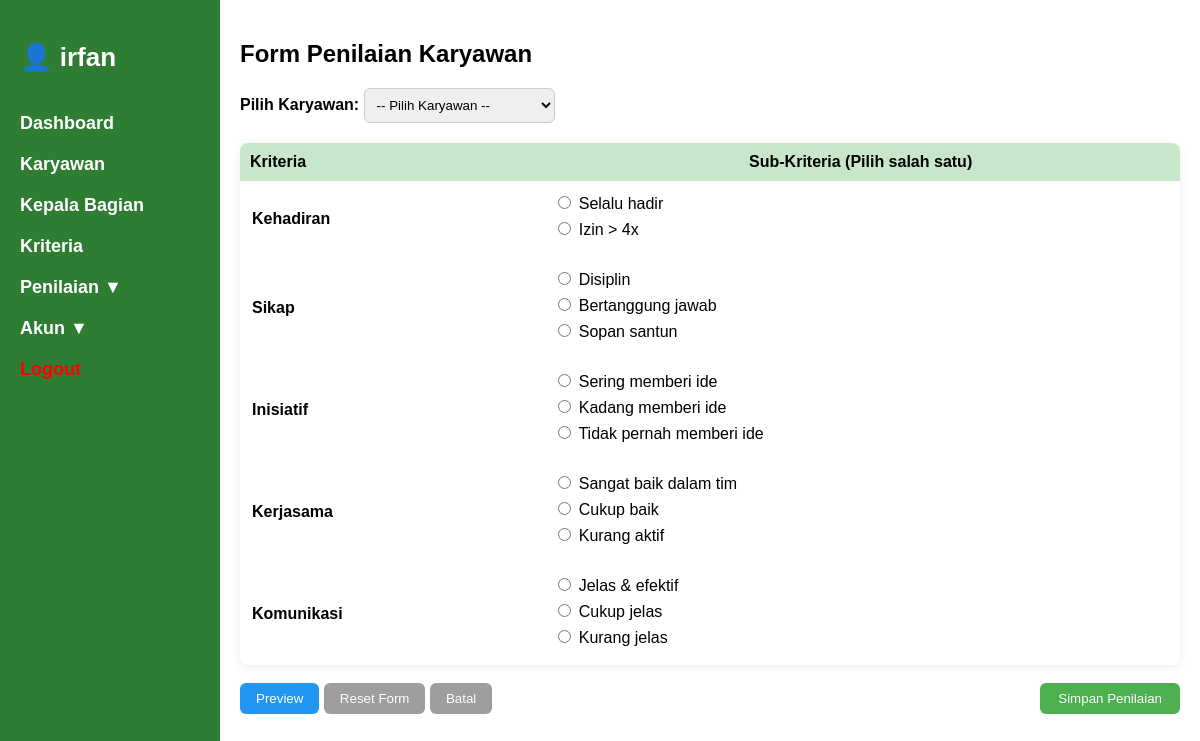
The page /index.php?page=admin/penilaian.php (signed in) on the database its author committed.
### tables this page shows
CREATE TABLE `sub_kriteria` (
  `id` int(11) NOT NULL,
  `kode` varchar(10) DEFAULT NULL,
  `id_kriteria` int(11) DEFAULT NULL,
  `nama` varchar(100) DEFAULT NULL,
  `bobot` int(11) DEFAULT NULL
);

### admin/penilaian.php (the view, shortened to what this page needs)
<?php
require_once 'config.php';
?>
<h2 style="font-family: Arial; margin-top: 20px;">Form Penilaian Karyawan</h2>
<form method="post" id="formPenilaian" style="font-family: Arial;">
    <label for="id_karyawan" style="font-weight:bold;">Pilih Karyawan:</label>
    <select name="id_karyawan" id="id_karyawan" required style="padding: 8px; border-radius: 6px; border: 1px solid #ccc; margin-bottom: 20px;">
        <option value="">-- Pilih Karyawan --</option>
    </select>
    <table style="width:100%; border-collapse: collapse; box-shadow: 0 2px 10px rgba(0,0,0,0.08); border-radius: 8px; overflow: hidden;">
        <thead>
            <tr style="background-color:#c8e6c9;">
                <th style="padding: 10px; text-align:left;">Kriteria</th>
                <th style="padding: 10px;">Sub-Kriteria (Pilih salah satu)</th>
            </tr>
        </thead>
        <tbody>
        <?php
        $query = "SELECT k.id AS kriteria_id, k.nama AS nama_kriteria, s.id AS sub_id, s.nama AS nama_sub
                  FROM kriteria k
                  JOIN sub_kriteria s ON k.id = s.id_kriteria
                  ORDER BY k.id";
        $result = mysqli_query($conn, $query);
        $data = [];
        while ($row = mysqli_fetch_assoc($result)) {
            $data[$row['kriteria_id']]['nama'] = $row['nama_kriteria'];
            $data[$row['kriteria_id']]['sub'][] = [
                'id' => $row['sub_id'],
                'nama' => $row['nama_sub']
            ];
        }
        foreach ($data as $kriteria_id => $info) {
            echo "<tr><td style='padding:12px; font-weight:bold;'>{$info['nama']}</td><td style='padding:12px;'>";
            foreach ($info['sub'] as $sub) {
                echo "<label style='display:block; margin-bottom:6px;'>
                        <input type='radio' name='nilai[{$kriteria_id}]' value='{$sub['id']}'
                               data-kriteria='{$info['nama']}' data-sub='{$sub['nama']}' required>
                        {$sub['nama']}
                      </label>";
            }
            echo "</td></tr>";
        }
        ?>
        </tbody>
    </table>
    <br>
    <div style="display:flex; justify-content: space-between; flex-wrap: wrap; gap: 10px;">
        <div>
            <button type="button" onclick="previewPenilaian()" style="padding: 8px 16px; border:none; background:#2196F3; color:white; border-radius:6px;">Preview</button>
            <button type="reset" style="padding: 8px 16px; border:none; background:#9e9e9e; color:white; border-radius:6px;">Reset Form</button>
            <a href="index.php?page=admin/penilaian.php">
                <button type="button" style="padding: 8px 16px; border:none; background:#9e9e9e; color:white; border-radius:6px;">Batal</button>
            </a>
        </div>
        <button type="submit" name="simpan" style="padding: 8px 18px; background: #4CAF50; color:white; border:none; border-radius: 6px;">Simpan Penilaian</button>
    </div>
</form>

### index.php (style rules this page uses)
* { box-sizing: border-box; }
body { margin: 0; font-family: Arial, sans-serif; display: flex; }

### rows shown on the page
sub_kriteria: nama "Selalu hadir"
sub_kriteria: nama "Izin > 4x"
sub_kriteria: nama "Disiplin"
sub_kriteria: nama "Bertanggung jawab"
sub_kriteria: nama "Sopan santun"
sub_kriteria: nama "Sering memberi ide"
sub_kriteria: nama "Kadang memberi ide"
sub_kriteria: nama "Tidak pernah memberi ide"
sub_kriteria: nama "Sangat baik dalam tim"
sub_kriteria: nama "Cukup baik"
sub_kriteria: nama "Kurang aktif"
sub_kriteria: nama "Jelas & efektif"
sub_kriteria: nama "Cukup jelas"
sub_kriteria: nama "Kurang jelas"

### other values the page prints
$_SESSION['username'] "irfan"
$info['nama'] "Kehadiran"
$info['nama'] "Sikap"
$info['nama'] "Inisiatif"
$info['nama'] "Kerjasama"
$info['nama'] "Komunikasi"
